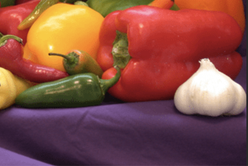
%> input picture test/test_1.png, 248 x 166 px, shrunk from 768 x 514 before the run
$ octave test.m   (GNU Octave 9; MATLAB toolbox functions it lacks are replaced by stand-ins)
%> lines starting %> are read from the running program, lines starting %| are printed output that depends on the picture
### test/max_threshold_ind.m
% Input: searchin_area and window(pictures)
%        Threshold: T
% Reture: N is a matrix, its (i,j) element is the index that exceeds T
% Pay attention to x,y here, x,y point have index(y,x)

function N = max_threshold_ind(searching_area,window,T)

% Convert the image to double
searching_area = im2double(searching_area(:,:,1));
window = im2double(window(:,:,1));

% Get the size
[row_w, col_w] = size(window);
[row_s,col_s] = size(searching_area);

% Calculate the normalization constant
W_n = sum(window,'all') / (row_w * col_w);

% The range of the reference point
x_max = col_s - col_w + 1;
y_max = row_s - row_w + 1;
N = zeros(y_max,x_max);

% Calculate the index
for j = 1:x_max
    for i = 1:y_max
        n = 0;
        l = 1;
        m = 1;
        distance = 0;
        while((distance < T) && (max(l,m) < min(row_w,col_w)))
%             S_n = sum(searching_area(i:i+row_w-1,j:j+col_w-1),'all') / (row_w * col_w);
%             distance = distance + abs(searching_area(i+l-1,j+m-1)-window(l,m)+S_n-W_n); % Normalized distance
             distance = distance + abs(searching_area(i+l-1,j+m-1)-window(l,m)); % Unnormalized distance
            n = n + 1;
            l = l + 1;
            m = m + 1;
        end
        N(i,j) = n;
    end
end


### test/test.m

% Read image
temp1 = imread("test_1.png");
%> temp1 is the input picture: size 166x248x3 uint8; mean R, G, B 134.1, 77.7, 68.7
temp2 = imread("test_2.png");
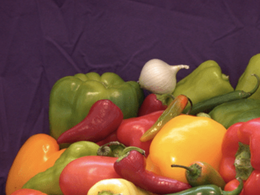
%> input picture test/test_2.png, 260 x 195 px, shrunk from 806 x 604 before the run
%> temp2 is the input picture: size 195x260x3 uint8; mean R, G, B 119.5, 79.1, 61.1

% Set image_A to be the image of larger size
if(sum(size(temp1)) < sum(size(temp2)))
    image_A = temp2;
    image_B = temp1;
else
    image_A = temp1;
    image_B = temp2;
end

% Variables
[row_B, col_B] = size(image_B(:,:,1));
%> row_B = 166; col_B = 248
[row_A,col_A] = size(image_A(:,:,1));
%> row_A = 195; col_A = 260
max_N_last = 0; % The index the sum exceeds T
rect_window = [0,0,0,0]; % rectange used to generate the window
temp_image = uint8(zeros(size(image_A)+size(image_B)));
recovered_image = temp_image(:,:,1:3);
% Crop the smaller image into 4 parts to generate the window

% This is executed if A and B have similar size
center_B_ind = [round(row_B / 2),round(col_B / 2)]; % index of the center of image B
%> center_B_ind = [83 124]
if ((row_B * col_B) > (row_A * col_A / 2))
    for ii = 1:4
        switch ii
            case 1
                rect_B = [1 , 1, center_B_ind(2), center_B_ind(1)];
            case 2
                rect_B = [center_B_ind(2), 1, col_B, center_B_ind(1)];
            case 3
                rect_B = [1, center_B_ind(1), center_B_ind(2), row_B];
            case 4
                rect_B = [center_B_ind(2), center_B_ind(1), col_B, row_B];
        end
        window = imcrop(image_B, rect_B);
        % Using SSDA for each part, select the most similar
        N = max_threshold_ind(image_A,window,1);
        [max_N,imax] = max(abs(N(:)));

%         figure
%         surf(N)
%         shading flat % draw results

        if(max_N > max_N_last)
            max_N_last = max_N;
            rect_window = rect_B;
        end
    end
%> this loop made 4 passes
%> (W_n in max_threshold_ind, max_N, imax, max_N_last, rect_window) on pass 1: (0.72, 54, 13888, 54, [1 1 124 83])
%> (rect_B, W_n in max_threshold_ind, max_N, imax) on passes 2 to 4: ([124 1 248 83], 0.67, 12, 9045), ([1 83 124 166], 0.321, 5, 9836), ([124 83 248 166], 0.394, 28, 11948)
%> pass 1, in max_threshold_ind, `window = im2double(window(:,:,1));`:
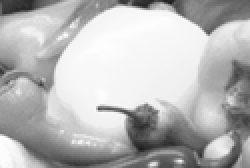
%> window: size 84x125 double (shown 2 times larger); min 0.106, max 1, mean 0.72
%> pass 1, `N = max_threshold_ind(image_A,window,1);`:
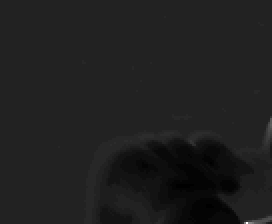
%> N: size 112x136 double (shown 2 times larger); min 2, max 54, mean 8.4; drawn with min black and max white
% If A and B have the similar size
else
    N = max_threshold_ind(image_A,image_B,4);
    [max_N,imax] = max(abs(N(:)));
    rect_window = [1,1,col_B,row_B];
end


% Choose subregions of each image using SSDA
[ypeak_N,xpeak_N] = ind2sub(size(N),imax(1));
%> ypeak_N = 76; xpeak_N = 107
row_s = row_A; col_s = col_A; % Use whole as the searching area
%> after `row_s = row_A`: row_s = 195
%> after `col_s = col_A`: col_s = 260
rec_s_width = round(col_s) / (1.5); % Use a smaller area of image_A
%> rec_s_width = 173.3
rec_s_height = round(row_s) / (1.5);
%> rec_s_height = 130
rect_s = [xpeak_N,ypeak_N,xpeak_N+rec_s_width,ypeak_N+rec_s_height];
%> rect_s = [107 76 280.3 206]
window = imcrop(image_B,rect_window);
searching_area = imcrop(image_A,rect_s);
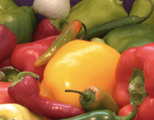
%> searching_area: size 120x154x3 uint8; mean R, G, B 161.1, 107.1, 56.7

% imshow(sub_onion)
% imshow(sub_peppers)

% calculate the correlation
c = normxcorr2(window(:,:,1),searching_area(:,:,1));
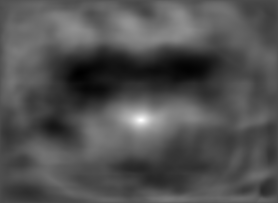
%> c: size 203x278 double; min -0.438, max 0.984, mean 0.0172; drawn with min black and max white
% figure
% surf(c)
% shading flat
% % Calculate the total offset
% % offset found by correlation
[max_c,imax] = max(abs(c(:)));
%> max_c = 0.984; imax = 28541
[ypeak,xpeak] = ind2sub(size(c),imax(1));
%> ypeak = 121; xpeak = 141
corr_offset = [(xpeak-size(window,2))
               (ypeak-size(window,1))];
%> corr_offset = [16; 37]
%
% % relative offset of position of subimages
rect_offset = [(rect_s(1)-rect_window(1))
               (rect_s(2)-rect_window(2))];
%> rect_offset = [106; 75]
%
% % total offset
offset = corr_offset + rect_offset;
%> offset = [122; 112]
xoffset = offset(1);
%> xoffset = 122
yoffset = offset(2);
%> yoffset = 112
%
%
% % See if Onion Image was Extracted from Peppers Image
xbegin = round(xoffset + 1);
%> xbegin = 123
xend   = round(xoffset + size(image_B,2));
%> xend = 370
ybegin = round(yoffset + 1);
%> ybegin = 113
yend   = round(yoffset + size(image_B,1));
%> yend = 278


% % Pad Onion Image to Size of Peppers Image

recovered_image(ybegin:yend,xbegin:xend,:) = image_B;
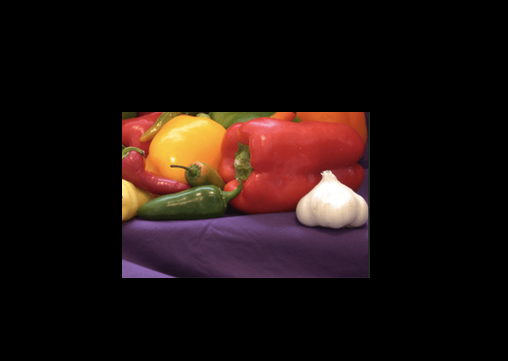
%> recovered_image: size 361x508x3 uint8; mean R, G, B 30.1, 17.4, 15.4
% imshow(recovered_onion)
%
imshowpair(image_A(:,:,1),recovered_image,"blend")
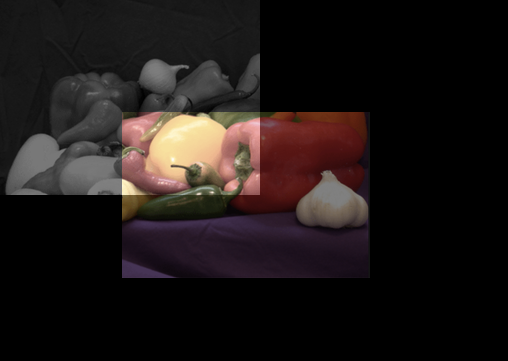
%> displayed picture: size 361x508x3, on the screen's scale of 0 to 255; mean R, G, B 30, 23.7, 22.7
